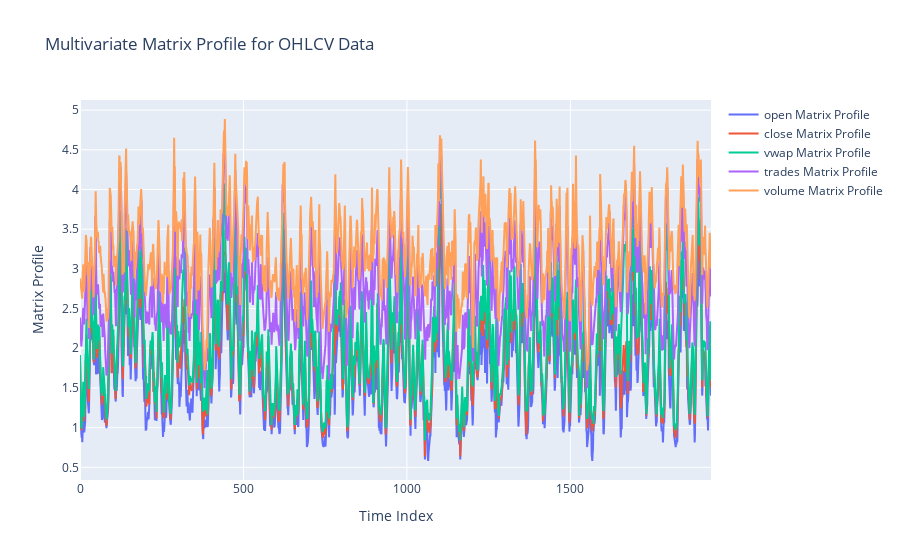

Source (notebook cell):
### Code cell
import plotly.graph_objects as go

# Create a figure
fig = go.Figure()

# Add traces for each time series component in OHLCV
for i, label in enumerate(labels):
    fig.add_trace(go.Scatter(
        y=mp_m[i],
        mode='lines',
        name=f'{label} Matrix Profile'
    ))

# Update layout
fig.update_layout(
    title="Multivariate Matrix Profile for OHLCV Data",
    xaxis_title="Time Index",
    yaxis_title="Matrix Profile",
    hovermode="x unified"
)

# Show the figure
fig.show()

### Figure 1 — Plotly figure (JSON) as saved in the notebook; plotly's stock layout.template omitted (floating-point values rounded to 4 significant figures; data arrays with more than 128 entries replaced by an {"elided": "..."} marker saying what was removed)
{"data": [{"mode": "lines", "name": "open Matrix Profile", "type": "scatter", "y": {"elided": "1931 float values"}}, {"mode": "lines", "name": "close Matrix Profile", "type": "scatter", "y": {"elided": "1931 float values"}}, {"mode": "lines", "name": "vwap Matrix Profile", "type": "scatter", "y": {"elided": "1931 float values"}}, {"mode": "lines", "name": "trades Matrix Profile", "type": "scatter", "y": {"elided": "1931 float values"}}, {"mode": "lines", "name": "volume Matrix Profile", "type": "scatter", "y": {"elided": "1931 float values"}}], "layout": {"hovermode": "x unified", "title": {"text": "Multivariate Matrix Profile for OHLCV Data"}, "xaxis": {"title": {"text": "Time Index"}}, "yaxis": {"title": {"text": "Matrix Profile"}}}}
